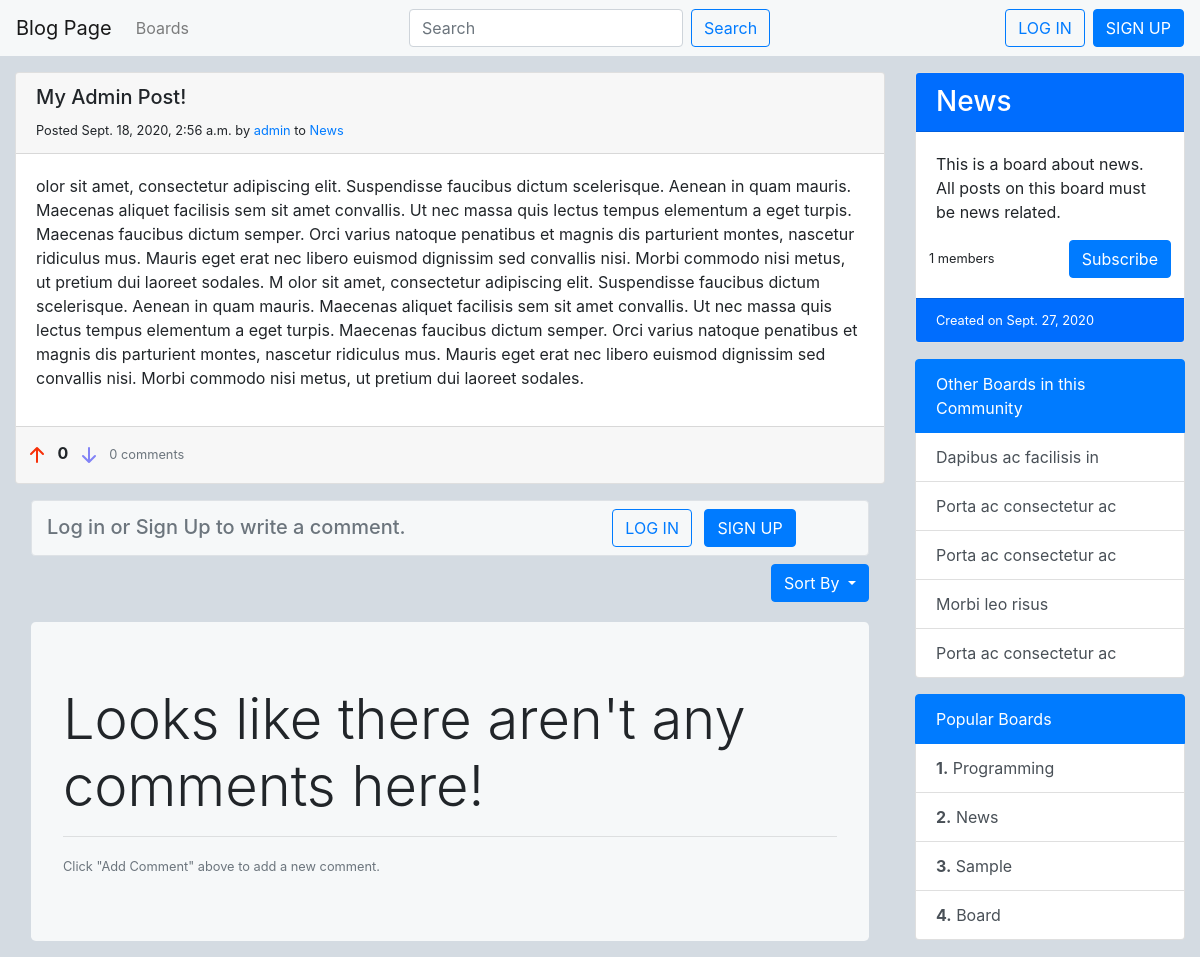
/boards/2/post/14/, run on an earlier commit of the app's database.
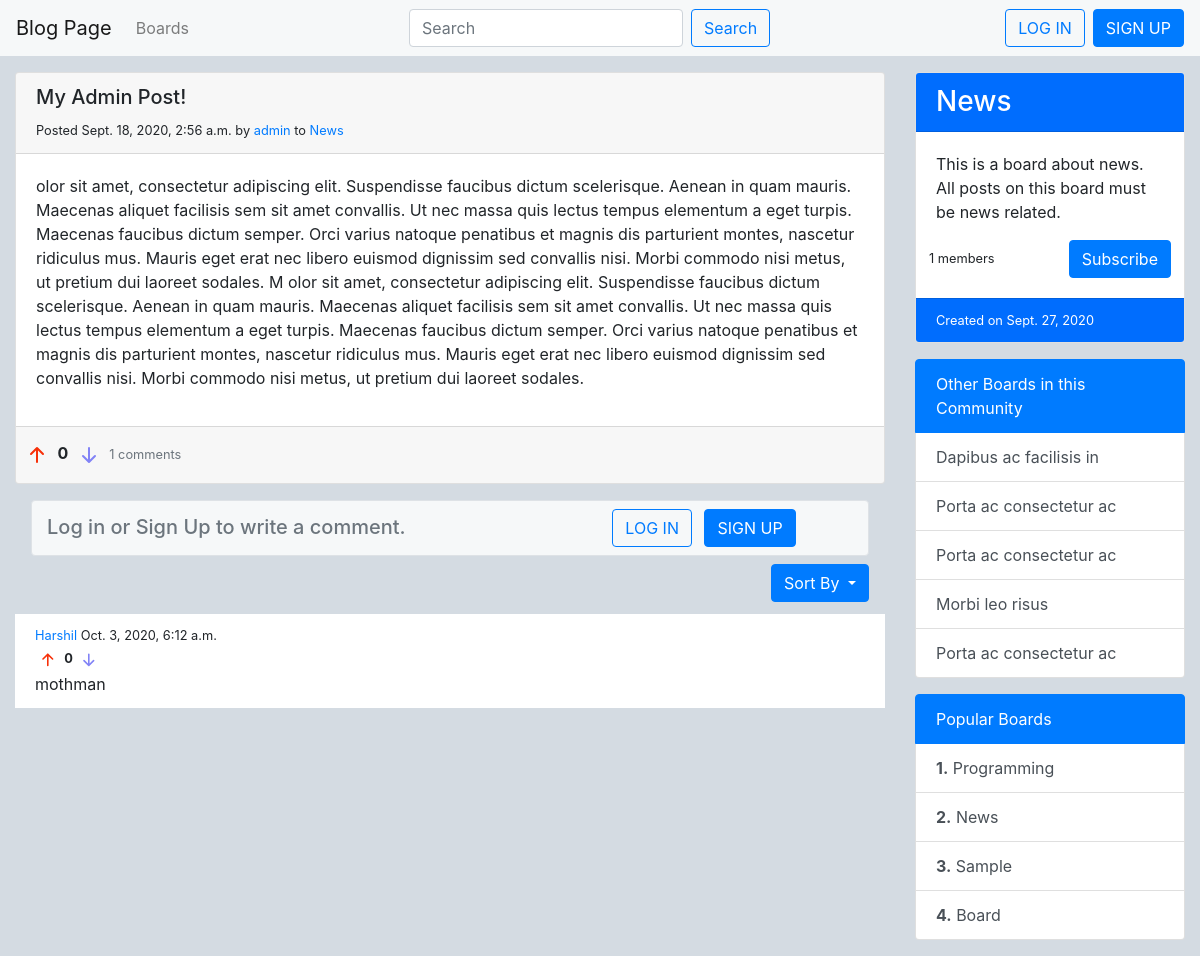
And on a later commit of the database.
### blog/models.py (models this page shows, shortened)
class Post(models.Model):
    title = models.CharField(max_length=200)
    content = models.TextField(max_length=2000)
    date_posted = models.DateTimeField(auto_now=timezone.now())
    author = models.ForeignKey(User, on_delete=models.CASCADE, related_name='posts')
    board = models.ForeignKey(Board, on_delete=models.CASCADE, null=True, blank=True)
    likes = models.ManyToManyField(User, blank=True, related_name='post_likes')
    dislikes = models.ManyToManyField(User, blank=True, related_name='post_dislikes')
    def get_rating(self):
        return self.likes.count() - self.dislikes.count()
    def get_recent_comments(self):
        return self.comment_set.all().order_by('-date_posted')

class Board(models.Model):
    title = models.CharField(max_length=200, unique=True)
    description = models.TextField(max_length=2000)
    date_created = models.DateField(auto_now_add=True)
    subscription = models.ManyToManyField(User, blank=True, related_name='subs')
    def __str__(self):
        return self.title
    def get_popularity_rating(self):
        return ( self.post_set.filter(date_posted__gte=timezone.now()-timedelta(days=7)).count())

class Comment(models.Model):
    content = models.CharField("Comment", max_length=500)
    date_posted = models.DateTimeField(auto_now_add=True)
    date_edited = models.DateTimeField(null=True, blank=True)
    post = models.ForeignKey(Post, on_delete=models.CASCADE)
    author = models.ForeignKey(User, on_delete=models.CASCADE)
    likes = models.ManyToManyField(User, blank=True, related_name='comment_likes')
    dislikes = models.ManyToManyField(User, blank=True, related_name='comment_dislikes')
    def get_rating(self):
        return self.likes.count() - self.dislikes.count()

### blog/views.py (the view)
# urls.py: path('boards/<int:board_pk>/post/<int:post_pk>/', post_view, name='post'),
def post_view(request, board_pk, post_pk):
    post = get_object_or_404(Post, pk=post_pk)
    comments = post.get_recent_comments()
    if request.method == 'POST':
        comment_form = CommentForm(request.POST)
        if comment_form.is_valid():
            comment = comment_form.save(commit=False)
            comment.post = post
            comment.author = request.user
            comment.save()
            return redirect(reverse('post', args=[post.board.id, post.id]))
    else:
        comment_form = CommentForm()
    context = {'post': post, 'comments': comments, 'comment_form': comment_form}
    return render(request, 'blog/detail.html', context)

### blog/forms.py
class SearchForm(Form):
    search_string = forms.CharField(label='', max_length=200, widget=forms.TextInput(attrs={'class': 'form-control input-large mr-sm-2', 'placeholder': 'Search'}))

class CommentForm(ModelForm):
    class Meta:
        model = Comment
        fields = ['content']
    widgets = {
        'content': forms.TextInput(attrs={'class': 'form-control'}),
    }

### blog/context_processors.py (called while the page is built)
def search_form(request):
    search_form = SearchForm()
    return {"search_form": search_form}

def top_boards(request):
    return {'popular_boards': sorted(Board.objects.all(), key=lambda obj: -obj.get_popularity_rating())[:4]}

### blog/templates/blog/detail.html (shortened to what this page needs)
{% extends 'blog/base.html' %}
{% load crispy_forms_tags %}
{% block content %}
<div class='card my-3'>
    <div class='card-header'>
        <h5>{{ post.title|title }}</h5>
        <div class='row'>
            <div class="col">
                <small>Posted {{ post.date_posted }} by <a href="{% url 'view-profile' post.author.pk %}">{{ post.author}}</a> to <a href="{% url 'board-detail-list' post.board.pk %}">{{ post.board }}</a></small>
            </div>
        </div>
    </div>
    <div class='card-body'>
        <p>{{ post.content }}</p>
    </div>
    <div class='card-footer'>
        <div class='row'>
            <div class='mr-auto'>
                <a href="{% url 'like-post' post.board.id post.id %}">
                    <svg width="2em" height="2em" viewBox="0 0 16 16" class="bi bi-arrow-up-short" fill="#F73009" xmlns="http://www.w3.org/2000/svg">
                    <path fill-rule="evenodd" d="M8 12a.5.5 0 0 0 .5-.5V5.707l2.146 2.147a.5.5 0 0 0 .708-.708l-3-3a.5.5 0 0 0-.708 0l-3 3a.5.5 0 1 0 .708.708L7.5 5.707V11.5a.5.5 0 0 0 .5.5z"/>
                    </svg>
                </a>
                {% if post in user.post_likes.all %}
                    <strong style="color: #F73009;">{{ post.get_rating }}</strong>
                {% elif post in user.post_dislikes.all %}
                    <strong style="color: #8283F6;">{{ post.get_rating }}</strong>
                {% else %}
                    <strong>{{ post.get_rating }}</strong>
                {% endif %}
                <a href="{% url 'dislike-post' post.board.id post.id %}">
                    <svg width="2em" height="2em" viewBox="0 0 16 16" class="bi bi-arrow-down-short" fill="#8283F6" xmlns="http://www.w3.org/2000/svg">
                    <path fill-rule="evenodd" d="M8 4a.5.5 0 0 1 .5.5v5.793l2.146-2.147a.5.5 0 0 1 .708.708l-3 3a.5.5 0 0 1-.708 0l-3-3a.5.5 0 1 1 .708-.708L7.5 10.293V4.5A.5.5 0 0 1 8 4z"/>
                    </svg>
                </a>
                <small class='text-muted align-self-end'>{{ comments.count }} comments</small>
            </div>
            <div class='pr-3'>
            </div>
        </div>
    </div>
</div>
<div>
    <div>
    {% if user.is_authenticated %}
        <form action="{% url 'post' board_pk=post.board.pk post_pk=post.pk %}" method="POST" class='row'>
            {% csrf_token %}
            <div class='col-10 mr-auto'>
                {{ comment_form | crispy }}
            </div>
            <input class='btn btn-primary my-3 align-self-end' name='add-comment-form' value='Add Comment' type="submit"></input>
        </form>
    {% else %}
        <div class='row mx-3 py-2 border rounded' style="background-color: #f6f8f9;">
            <div class='col-8 align-self-end justify-content-end'>
                <h5 class='text-muted'>Log in or Sign Up to write a comment.</h5>
            </div>
            <div class='col-4 justify-content-end'>
                <a href="{% url 'login' %}" class='btn btn-outline-primary mx-2' role="button">LOG IN</a>
                <a href="{% url 'register' %}" class='btn btn-primary' role="button" style="color: white;">SIGN UP</a>
            </div>
        </div>
    {% endif %}
    </div>
    <div class="row justify-content-end dropdown mx-3 my-1 py-1">
        <button class="btn btn-primary dropdown-toggle" type="button" id="dropdownMenuButton" data-toggle="dropdown" aria-haspopup="true" aria-expanded="false">
            Sort By
        </button>
    </div>
    {% if comments %}
        <div class='list-group py-1 mb-3'>
            <ul class='list-group list-group-flush'>
                {% for comment in comments %}
                <li class='list-group-item'>
                    <div class='row'>
                        <small class='col'>
                            <a href="{% url 'view-profile' comment.author.id %}">{{ comment.author }}</a>
                            {% if comment.date_edited %}
                                {{ comment.date_edited }} (edited)
                            {% else %}
                                {{ comment.date_posted }}
                            {% endif %}
                        </small>
                    </div>
                    <div>
                        <small>
                            <a href="{% url 'like-comment' board_pk=post.board.id post_pk=post.id comment_pk=comment.id %}">
                                <svg width="2em" height="2em" viewBox="0 0 16 16" class="bi bi-arrow-up-short" fill="#F73009" xmlns="http://www.w3.org/2000/svg">
                                <path fill-rule="evenodd" d="M8 12a.5.5 0 0 0 .5-.5V5.707l2.146 2.147a.5.5 0 0 0 .708-.708l-3-3a.5.5 0 0 0-.708 0l-3 3a.5.5 0 1 0 .708.708L7.5 5.707V11.5a.5.5 0 0 0 .5.5z"/>
                                </svg>
                            </a>
                            {% if comment in user.comment_likes.all %}
                                <strong style="color: #F73009;">{{ comment.get_rating }}</strong>
                            {% elif comment in user.comment_dislikes.all %}
                                <strong style="color: #8283F6;">{{ comment.get_rating }}</strong>
                            {% else %}
                                <strong>{{ comment.get_rating }}</strong>
                            {% endif %}
                            <a href="{% url 'dislike-comment' board_pk=post.board.id post_pk=post.id comment_pk=comment.id %}">
                                <svg width="2em" height="2em" viewBox="0 0 16 16" class="bi bi-arrow-down-short" fill="#8283F6" xmlns="http://www.w3.org/2000/svg">
                                <path fill-rule="evenodd" d="M8 4a.5.5 0 0 1 .5.5v5.793l2.146-2.147a.5.5 0 0 1 .708.708l-3 3a.5.5 0 0 1-.708 0l-3-3a.5.5 0 1 1 .708-.708L7.5 10.293V4.5A.5.5 0 0 1 8 4z"/>
                                </svg>
                            </a>
                        </small>
                        <div class='ml-auto'>
                            {% if comment.author == user and comment_to_edit.pk == comment.pk %}
                                <form action="{% url 'edit-comment' board_pk=post.board.pk post_pk=post.pk comment_pk=comment.pk %}" method='POST'>
                                    {% csrf_token %}
                                    {{ edit_comment_form | crispy }}
                                    {% if edit_comment_form %}
                                        <div >
                                            <button class='btn btn-primary ml-2 my-3 align-self-end' type="submit">Edit Comment</button>
                                            <a href="{% url 'delete-comment' board_pk=post.board.pk post_pk=post.pk comment_pk=comment.pk %}" role="button" class="btn btn-danger">Delete</a>
                                            <a href="{% url 'post' board_pk=post.board.pk post_pk=post.pk %}" role="button" class='btn btn-outline-danger justify-content-end'>Cancel</a>
                                        </div>
                                    {% endif %}
                                </form>
                            {% else %}
                                {{ comment.content }}
                            {% endif %}
                        </div>
                    </div>
                </li>
                {% endfor %}
            </ul>
        </div>
    {% else %}
        <div class='jumbotron m-3' style="background-color: #f6f8f9;">
            <h3 class='display-4'>Looks like there aren't any comments here!</h3>
            <hr>
            <div>
                <small class='text-muted'>Click "Add Comment" above to add a new comment.</small>
            </div>
        </div>
    {% endif %}
</div>
{% endblock content %}
{% block sidebar %}
    <div class='card my-3'>
        <h3 class='card-header' style="background-color: rgb(0,109,254);"><a href="{% url 'board-detail-list' post.board.pk %}" style="color: white; text-decoration: none;">{{ post.board.title }}</a></h3>
        <div class='card-body'>
            <p>{{ post.board.description }}</p>
            <div class='row px-2'>
                <small class='mr-auto align-self-center'>{{ post.board.subscription.count }} members</small>
                {% if post.board in user.subs.all %}
                    <a href="{% url 'unsubscribe' post.board.id %}" role="button" class="btn btn-primary">Unsubscribe</a>
                {% else %}
                    <a href="{% url 'subscribe' post.board.id %}" role="button" class="btn btn-primary">Subscribe</a>
                {% endif %}
            </div>
        </div>
        <small class="card-footer" style="background-color: rgb(0,109,254); color: white;">Created on {{ post.board.date_created }}</small>
    </div>
    <div class="list-group my-3">
        <a href="#" class="list-group-item list-group-item-action active disabled">Other Boards in this Community</a>
        <a href="#" class="list-group-item list-group-item-action">Dapibus ac facilisis in</a>
        <a href="#" class="list-group-item list-group-item-action">Porta ac consectetur ac</a>
        <a href="#" class="list-group-item list-group-item-action">Porta ac consectetur ac</a>
        <a href="#" class="list-group-item list-group-item-action">Morbi leo risus</a>
        <a href="#" class="list-group-item list-group-item-action">Porta ac consectetur ac</a>
    </div>
    <div class="list-group my-3">
        <a href="#" class="list-group-item list-group-item-action active disabled">Popular Boards</a>
        {% for board in popular_boards %}
            <a href="{% url 'board-detail-list' board.pk %}" class="list-group-item list-group-item-action">
                <strong>{{ forloop.counter }}.</strong>
                {{ board.title }}
            </a>
        {% endfor %}
    </div>
{% endblock sidebar %}

### blog/templates/blog/base.html (shortened to what this page needs)
<!doctype html>
<html lang="en">
  <head>
    <link rel="stylesheet" href="https://stackpath.bootstrapcdn.com/bootstrap/4.5.2/css/bootstrap.min.css">
  </head>
  <body class='container-fluid'>
    <header class='row site-header'>
        <nav class="col navbar navbar-expand-lg navbar-light" style="background-color: #f6f8f9;">
            <a class="navbar-brand" href="{% url 'home' %}">Blog Page</a>
            <div class="collapse navbar-collapse" id="navbarNavDropdown">
              <div class='navbar-nav mr-auto'>
                <ul class="navbar-nav">
                  <li class="nav-item">
                    <a class="nav-link" href="{% url 'boards' %}">Boards</a>
                  </li>
                </ul>
              </div>
              <div class='col navbar-nav justify-content-center'>
                <form class="form-inline" method="GET" action="{% url 'search-posts' %}">
                  {{ search_form }}
                  <button class="btn btn-outline-primary my-2 my-sm-0" type="submit">Search</button>
                </form>
              </div>
              <div class='navbar-nav'>
                <ul class='navbar-nav'>
                  {% if user.is_authenticated %}
                    <li class='nav-item dropdown'>
                      <a href="#" class='nav-link dropdown-toggle' id='navbarDropdownMenuLink' role='button' data-toggle='dropdown'>{{ user.username }}</a>
                      <div class='dropdown-menu'>
                        <a href="{% url 'user-subscriptions' %}" class='dropdown-item'>Subscriptions</a>
                        <a href="{% url 'view-profile' user.pk %}" class='dropdown-item'>Profile</a>
                      </div>
                    </li>
                    <li class='navbar-item'>
                      <a href="{% url 'logout' %}" class='btn btn-primary' role="button" style="color: white;">LOG OUT</a>
                    </li>
                  {% else %}
                    <li class='navbar-item'>
                      <a href="{% url 'login' %}" class='btn btn-outline-primary mx-2' role="button">LOG IN</a>
                    </li>
                    <li class='navbar-item'>
                      <a href="{% url 'register' %}" class='btn btn-primary' role="button" style="color: white;">SIGN UP</a>
                    </li>
                  {% endif %}
                </ul>
              </div>
            </div>
          </nav>
    </header>
    <main class='row'>
        <div class='col-9'>
          {% block content %}
          {% endblock content %}
        </div>
        <div class='col-3'>
          {% block sidebar %}
          {% endblock sidebar %}
        </div>
    </main>
  </body>
</html>

### blog/templates/blog/base.html (style rules this page uses)
body { background-color: #d4dbe2; }

What changed in the data, as far as the page shows it:
added Comment: author "Harshil", date_posted "Oct. 3, 2020, 6:12 a.m.", get_rating "0", content "mothman"
Also different on the page:
{{ comments.count }}: "0" → "1"
text no longer shown: "Looks like there aren't any comments here! Click \"Add Comment\" above to add a new comment."
